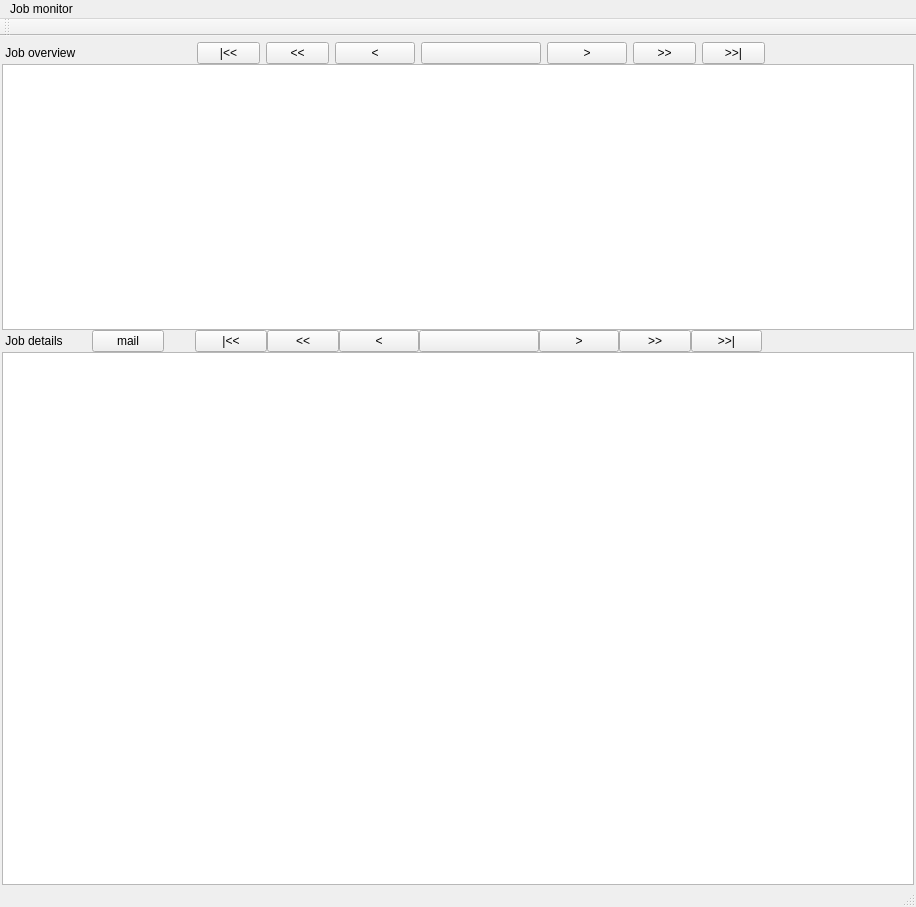
<?xml version="1.0" encoding="UTF-8"?>
<ui version="4.0">
 <class>MainWindow</class>
 <widget class="QMainWindow" name="MainWindow">
  <property name="geometry">
   <rect>
    <x>0</x>
    <y>0</y>
    <width>916</width>
    <height>907</height>
   </rect>
  </property>
  <property name="sizePolicy">
   <sizepolicy hsizetype="Preferred" vsizetype="Minimum">
    <horstretch>0</horstretch>
    <verstretch>0</verstretch>
   </sizepolicy>
  </property>
  <property name="windowTitle">
   <string>MainWindow</string>
  </property>
  <widget class="QWidget" name="centralWidget">
   <layout class="QVBoxLayout" name="verticalLayout_3">
    <property name="spacing">
     <number>0</number>
    </property>
    <property name="leftMargin">
     <number>2</number>
    </property>
    <property name="topMargin">
     <number>6</number>
    </property>
    <property name="rightMargin">
     <number>2</number>
    </property>
    <property name="bottomMargin">
     <number>0</number>
    </property>
    <item>
     <layout class="QHBoxLayout" name="overview_navigation">
      <item>
       <widget class="QLabel" name="label">
        <property name="minimumSize">
         <size>
          <width>100</width>
          <height>0</height>
         </size>
        </property>
        <property name="text">
         <string> Job overview</string>
        </property>
       </widget>
      </item>
      <item>
       <widget class="QLabel" name="label_2">
        <property name="minimumSize">
         <size>
          <width>60</width>
          <height>0</height>
         </size>
        </property>
        <property name="text">
         <string/>
        </property>
       </widget>
      </item>
      <item>
       <spacer name="horizontalSpacer_4">
        <property name="orientation">
         <enum>Qt::Horizontal</enum>
        </property>
        <property name="sizeHint" stdset="0">
         <size>
          <width>40</width>
          <height>20</height>
         </size>
        </property>
       </spacer>
      </item>
      <item>
       <widget class="QPushButton" name="qwOverviewFirst">
        <property name="minimumSize">
         <size>
          <width>60</width>
          <height>0</height>
         </size>
        </property>
        <property name="text">
         <string>|&lt;&lt;</string>
        </property>
       </widget>
      </item>
      <item>
       <widget class="QPushButton" name="qwOverviewFBwd">
        <property name="minimumSize">
         <size>
          <width>60</width>
          <height>0</height>
         </size>
        </property>
        <property name="text">
         <string>&lt;&lt;</string>
        </property>
       </widget>
      </item>
      <item>
       <widget class="QPushButton" name="qwOverviewBwd">
        <property name="text">
         <string>&lt;</string>
        </property>
       </widget>
      </item>
      <item>
       <widget class="QPushButton" name="qwOverviewTimestamp">
        <property name="minimumSize">
         <size>
          <width>120</width>
          <height>0</height>
         </size>
        </property>
        <property name="text">
         <string/>
        </property>
       </widget>
      </item>
      <item>
       <widget class="QPushButton" name="qwOverviewFwd">
        <property name="text">
         <string>&gt;</string>
        </property>
       </widget>
      </item>
      <item>
       <widget class="QPushButton" name="qwOverviewFFwd">
        <property name="minimumSize">
         <size>
          <width>60</width>
          <height>0</height>
         </size>
        </property>
        <property name="text">
         <string>&gt;&gt;</string>
        </property>
       </widget>
      </item>
      <item>
       <widget class="QPushButton" name="qwOverviewLast">
        <property name="minimumSize">
         <size>
          <width>60</width>
          <height>0</height>
         </size>
        </property>
        <property name="text">
         <string>&gt;&gt;|</string>
        </property>
       </widget>
      </item>
      <item>
       <spacer name="horizontalSpacer_3">
        <property name="orientation">
         <enum>Qt::Horizontal</enum>
        </property>
        <property name="sizeHint" stdset="0">
         <size>
          <width>40</width>
          <height>20</height>
         </size>
        </property>
       </spacer>
      </item>
      <item>
       <widget class="QLabel" name="qwOverviewNSamples">
        <property name="minimumSize">
         <size>
          <width>120</width>
          <height>0</height>
         </size>
        </property>
        <property name="text">
         <string/>
        </property>
        <property name="alignment">
         <set>Qt::AlignRight|Qt::AlignTrailing|Qt::AlignVCenter</set>
        </property>
       </widget>
      </item>
     </layout>
    </item>
    <item>
     <widget class="QPlainTextEdit" name="qwOverview">
      <property name="sizePolicy">
       <sizepolicy hsizetype="Expanding" vsizetype="Expanding">
        <horstretch>0</horstretch>
        <verstretch>1</verstretch>
       </sizepolicy>
      </property>
     </widget>
    </item>
    <item>
     <layout class="QHBoxLayout" name="details_navigation">
      <property name="spacing">
       <number>-1</number>
      </property>
      <property name="bottomMargin">
       <number>0</number>
      </property>
      <item>
       <widget class="QLabel" name="qwJobDetails_2">
        <property name="minimumSize">
         <size>
          <width>90</width>
          <height>0</height>
         </size>
        </property>
        <property name="maximumSize">
         <size>
          <width>16777215</width>
          <height>16777215</height>
         </size>
        </property>
        <property name="text">
         <string> Job details</string>
        </property>
       </widget>
      </item>
      <item>
       <widget class="QPushButton" name="qwMail">
        <property name="minimumSize">
         <size>
          <width>60</width>
          <height>0</height>
         </size>
        </property>
        <property name="maximumSize">
         <size>
          <width>16777215</width>
          <height>16777215</height>
         </size>
        </property>
        <property name="text">
         <string>mail</string>
        </property>
       </widget>
      </item>
      <item>
       <spacer name="horizontalSpacer">
        <property name="orientation">
         <enum>Qt::Horizontal</enum>
        </property>
        <property name="sizeHint" stdset="0">
         <size>
          <width>40</width>
          <height>20</height>
         </size>
        </property>
       </spacer>
      </item>
      <item>
       <widget class="QPushButton" name="qwDetailsFirst">
        <property name="minimumSize">
         <size>
          <width>60</width>
          <height>0</height>
         </size>
        </property>
        <property name="text">
         <string>|&lt;&lt;</string>
        </property>
       </widget>
      </item>
      <item>
       <widget class="QPushButton" name="qwDetailsFBwd">
        <property name="minimumSize">
         <size>
          <width>60</width>
          <height>0</height>
         </size>
        </property>
        <property name="text">
         <string>&lt;&lt;</string>
        </property>
       </widget>
      </item>
      <item>
       <widget class="QPushButton" name="qwDetailsBwd">
        <property name="text">
         <string>&lt;</string>
        </property>
       </widget>
      </item>
      <item>
       <widget class="QPushButton" name="qwDetailsTimestamp">
        <property name="minimumSize">
         <size>
          <width>120</width>
          <height>0</height>
         </size>
        </property>
        <property name="text">
         <string/>
        </property>
       </widget>
      </item>
      <item>
       <widget class="QPushButton" name="qwDetailsFwd">
        <property name="text">
         <string>&gt;</string>
        </property>
       </widget>
      </item>
      <item>
       <widget class="QPushButton" name="qwDetailsFFwd">
        <property name="minimumSize">
         <size>
          <width>60</width>
          <height>0</height>
         </size>
        </property>
        <property name="text">
         <string>&gt;&gt;</string>
        </property>
       </widget>
      </item>
      <item>
       <widget class="QPushButton" name="qwDetailsLast">
        <property name="minimumSize">
         <size>
          <width>60</width>
          <height>0</height>
         </size>
        </property>
        <property name="text">
         <string>&gt;&gt;|</string>
        </property>
       </widget>
      </item>
      <item>
       <spacer name="horizontalSpacer_2">
        <property name="orientation">
         <enum>Qt::Horizontal</enum>
        </property>
        <property name="sizeHint" stdset="0">
         <size>
          <width>40</width>
          <height>20</height>
         </size>
        </property>
       </spacer>
      </item>
      <item>
       <widget class="QLabel" name="qwDetailsJobid">
        <property name="sizePolicy">
         <sizepolicy hsizetype="Preferred" vsizetype="Preferred">
          <horstretch>0</horstretch>
          <verstretch>0</verstretch>
         </sizepolicy>
        </property>
        <property name="minimumSize">
         <size>
          <width>60</width>
          <height>0</height>
         </size>
        </property>
        <property name="text">
         <string/>
        </property>
        <property name="alignment">
         <set>Qt::AlignRight|Qt::AlignTrailing|Qt::AlignVCenter</set>
        </property>
       </widget>
      </item>
      <item>
       <widget class="QLabel" name="qwDetailsNSamples">
        <property name="minimumSize">
         <size>
          <width>60</width>
          <height>0</height>
         </size>
        </property>
        <property name="text">
         <string/>
        </property>
        <property name="alignment">
         <set>Qt::AlignRight|Qt::AlignTrailing|Qt::AlignVCenter</set>
        </property>
       </widget>
      </item>
     </layout>
    </item>
    <item>
     <widget class="QPlainTextEdit" name="qwDetails">
      <property name="sizePolicy">
       <sizepolicy hsizetype="Expanding" vsizetype="Expanding">
        <horstretch>0</horstretch>
        <verstretch>2</verstretch>
       </sizepolicy>
      </property>
     </widget>
    </item>
   </layout>
  </widget>
  <widget class="QMenuBar" name="menuBar">
   <property name="geometry">
    <rect>
     <x>0</x>
     <y>0</y>
     <width>916</width>
     <height>22</height>
    </rect>
   </property>
   <widget class="QMenu" name="menuLauncher">
    <property name="title">
     <string>Job monitor</string>
    </property>
   </widget>
   <addaction name="menuLauncher"/>
  </widget>
  <widget class="QToolBar" name="mainToolBar">
   <property name="sizePolicy">
    <sizepolicy hsizetype="Preferred" vsizetype="Preferred">
     <horstretch>0</horstretch>
     <verstretch>0</verstretch>
    </sizepolicy>
   </property>
   <attribute name="toolBarArea">
    <enum>TopToolBarArea</enum>
   </attribute>
   <attribute name="toolBarBreak">
    <bool>false</bool>
   </attribute>
  </widget>
  <widget class="QStatusBar" name="statusBar"/>
 </widget>
 <layoutdefault spacing="6" margin="11"/>
 <resources/>
 <connections/>
</ui>
